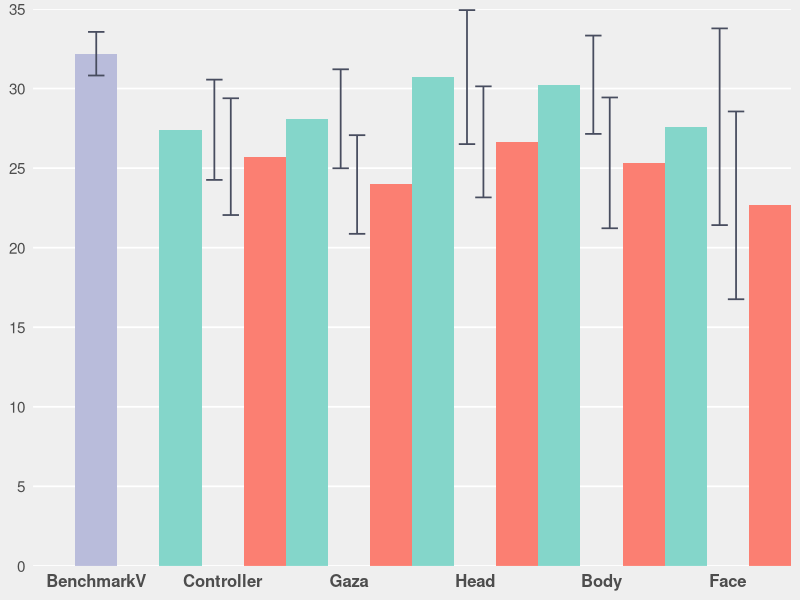
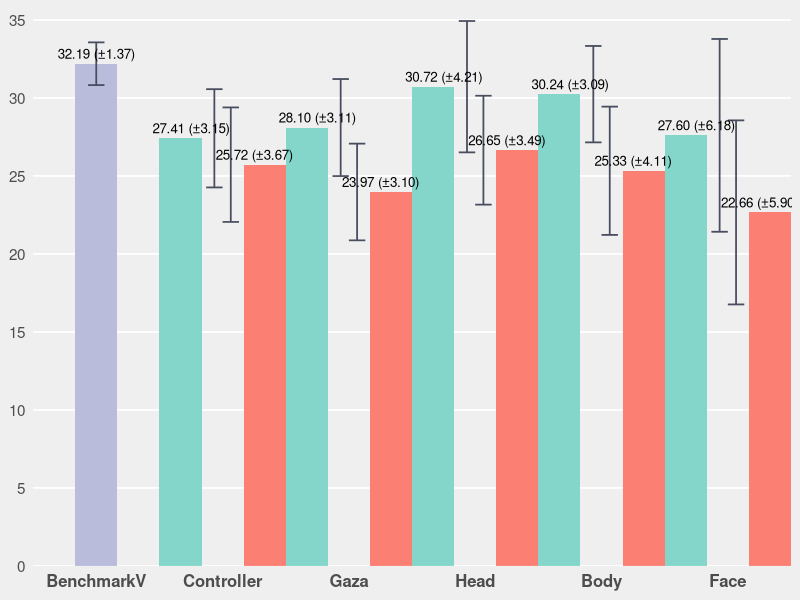
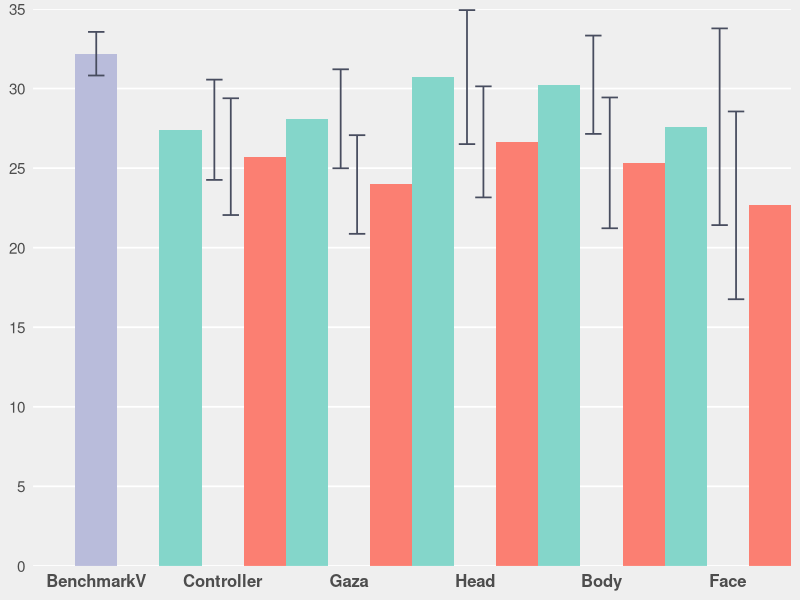
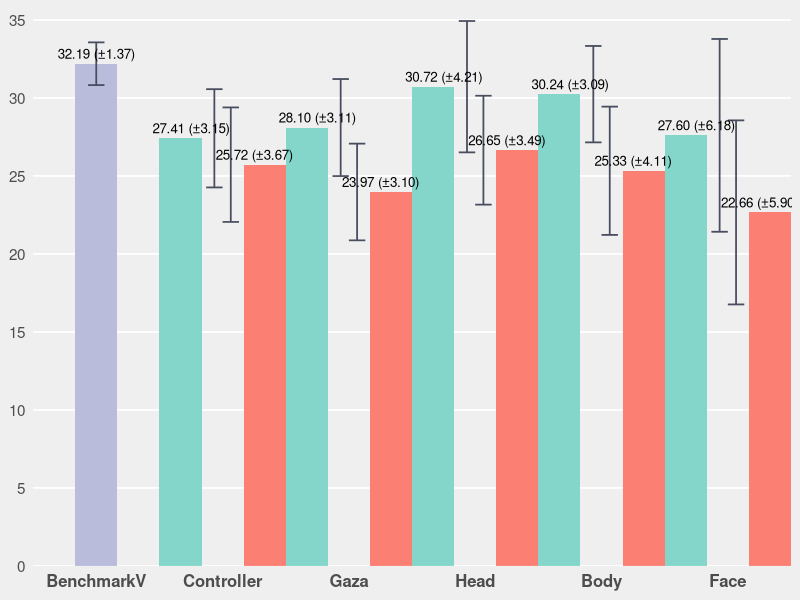

The R script that drew these images, in order:
# ================= Packages =================
if (!require(ggplot2)) install.packages("ggplot2")
library(ggplot2)

# ================= Data =================
bench_mean <- 32.19; bench_sd <- 1.37

raw <- data.frame(
  Category  = c("Controller","Gaza","Head","Body","Face"),
  Easy_mean = c(27.41, 28.10, 30.72, 30.24, 27.60),
  Easy_sd   = c( 3.15,  3.11,  4.21,  3.09,  6.18),
  Hard_mean = c(25.72, 23.97, 26.65, 25.33, 22.66),
  Hard_sd   = c( 3.67,  3.10,  3.49,  4.11,  5.90)
)

# --- Build 3 slots per category: L(Easy), C(BenchmarkV), R(Hard) ---
mk_rows <- function(cat, em, es, hm, hs){
  rbind(
    data.frame(Category=cat, slot="L", series="Easy",   mean=em, sd=es, spacer=FALSE),
    data.frame(Category=cat, slot="C", series="Spacer", mean=0,  sd=0,  spacer=TRUE ),
    data.frame(Category=cat, slot="R", series="Hard",   mean=hm, sd=hs, spacer=FALSE)
  )
}
dat <- do.call(rbind, Map(mk_rows, raw$Category, raw$Easy_mean, raw$Easy_sd,
                                       raw$Hard_mean, raw$Hard_sd))

# BenchmarkV：中间真实值，左右透明占位，确保等宽且居中
bench <- rbind(
  data.frame(Category="BenchmarkV", slot="L", series="Spacer",     mean=0, sd=0, spacer=TRUE),
  data.frame(Category="BenchmarkV", slot="C", series="BenchmarkV", mean=bench_mean, sd=bench_sd, spacer=FALSE),
  data.frame(Category="BenchmarkV", slot="R", series="Spacer",     mean=0, sd=0, spacer=TRUE)
)
dat <- rbind(bench, dat)

# Orders
dat$Category <- factor(dat$Category,
  levels=c("BenchmarkV","Controller","Gaza","Head","Body","Face"))
dat$slot   <- factor(dat$slot,   levels=c("L","C","R"))
dat$series <- factor(dat$series, levels=c("Easy","BenchmarkV","Hard","Spacer"))

# ================= Style =================
col_easy  <- "#84D6CA"
col_hard  <- "#FB7F72"
col_bench <- "#B9BCDB"
err_col   <- "#484D5F"

theme_base <- theme_minimal(base_size = 13) +
  theme(
    legend.position    = "none",
    panel.background   = element_rect(fill = "#EFEFEF", color = NA),
    plot.background    = element_rect(fill = "#EFEFEF", color = NA),
    panel.grid.major   = element_line(color = "white"),
    panel.grid.minor   = element_line(color = "white"),
    panel.grid.major.x = element_blank(),
    axis.text.x        = element_text(size = 12, face = "bold"),
    axis.text.y        = element_text(size = 11),
    axis.title         = element_blank()
  )

# 关键：同一 position，padding=0；宽度相同=>组内无缝贴合，误差棒与柱完全同位
pd <- position_dodge2(width = 1, preserve = "single", padding = 0)

# Y 轴：主刻度=5，次刻度无；上限对齐到5的倍数
y_top    <- ceiling(max(dat$mean + dat$sd) / 5) * 5
y_breaks <- seq(0, y_top, by = 5)

# ================= Plot: no labels =================
p1 <- ggplot(dat, aes(x = Category, y = mean, group = slot, fill = series)) +
  geom_col(position = pd, width = 1, colour = NA,
           aes(alpha = ifelse(series == "Spacer", 0, 1))) +
  geom_errorbar(
    data = subset(dat, series != "Spacer"),
    aes(ymin = mean - sd, ymax = mean + sd, group = slot),
    position = pd, width = 0.26, color = err_col, linewidth = 0.6
  ) +
  scale_fill_manual(values = c(Easy=col_easy, BenchmarkV=col_bench, Hard=col_hard, Spacer="#000000")) +
  scale_alpha_continuous(range = c(0,1), guide = "none") +
  scale_y_continuous(breaks = y_breaks, minor_breaks = NULL) +
  coord_cartesian(ylim = c(0, y_top), expand = 0) +
  theme_base

print(p1)

# ================= Plot: with value labels =================
lab <- subset(dat, series != "Spacer")
lab$label <- sprintf("%.2f (±%.2f)", lab$mean, lab$sd)

p2 <- ggplot(dat, aes(x = Category, y = mean, group = slot, fill = series)) +
  geom_col(position = pd, width = 1, colour = NA,
           aes(alpha = ifelse(series == "Spacer", 0, 1))) +
  geom_errorbar(
    data = lab,
    aes(ymin = mean - sd, ymax = mean + sd, group = slot),
    position = pd, width = 0.26, color = err_col, linewidth = 0.6
  ) +
  geom_text(
    data = lab,
    aes(label = label, group = slot),
    position = pd, vjust = -0.5, size = 3.4
  ) +
  scale_fill_manual(values = c(Easy=col_easy, BenchmarkV=col_bench, Hard=col_hard, Spacer="#000000")) +
  scale_alpha_continuous(range = c(0,1), guide = "none") +
  scale_y_continuous(breaks = y_breaks, minor_breaks = NULL) +
  coord_cartesian(ylim = c(0, y_top * 1.02), expand = 0) +
  theme_base

print(p2)

# ================= (Optional) exact-pixel export =================
# Exact canvas size (e.g., 1531x800 px). If ragg exists, it gives sharper text.
save_exact_px <- function(plot, file, width_px, height_px, bg = "#EFEFEF") {
  if (requireNamespace("ragg", quietly = TRUE)) {
    ragg::agg_png(filename = file, width = width_px, height = height_px,
                  units = "px", background = bg, res = 72)
    print(plot); dev.off()
  } else {
    png(filename = file, width = width_px, height = height_px, units = "px",
        bg = bg, type = "cairo")
    print(plot); dev.off()
  }
}

# Save files
ggsave("bars_centered_nogap.png", p1, width = 8, height = 4.2, dpi = 300, bg = "#EFEFEF")
ggsave("bars_centered_nogap_labels.png", p2, width = 8, height = 4.6, dpi = 300, bg = "#EFEFEF")
